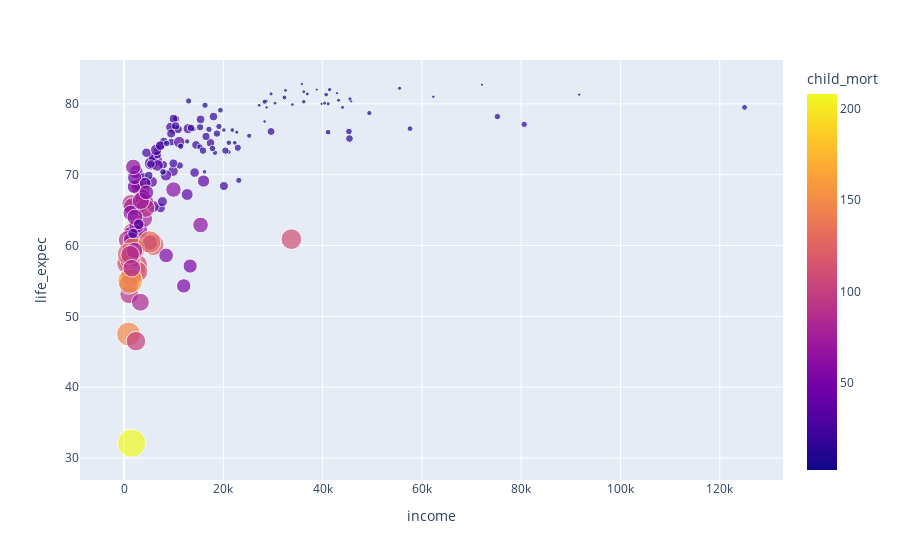

Notebook source saved alongside this figure:
### Code cell
import plotly.express as px 

fig = px.scatter(df_country, x="income", y="life_expec", 
                 size='child_mort',
                 color='child_mort')
  
fig.show()

### Figure 1 — Plotly figure (JSON) as saved in the notebook; plotly's stock layout.template omitted (floating-point values rounded to 4 significant figures; data arrays with more than 128 entries replaced by an {"elided": "..."} marker saying what was removed)
{"data": [{"hovertemplate": "income=%{x}<br>life_expec=%{y}<br>child_mort=%{marker.color}<extra></extra>", "legendgroup": "", "marker": {"color": {"elided": "167 float values"}, "coloraxis": "coloraxis", "size": {"elided": "167 float values"}, "sizemode": "area", "sizeref": 0.52, "symbol": "circle"}, "mode": "markers", "name": "", "orientation": "v", "showlegend": false, "type": "scatter", "x": {"elided": "167 int values"}, "xaxis": "x", "y": {"elided": "167 float values"}, "yaxis": "y"}], "layout": {"coloraxis": {"colorbar": {"title": {"text": "child_mort"}}, "colorscale": [[0, "#0d0887"], [0.1111, "#46039f"], [0.2222, "#7201a8"], [0.3333, "#9c179e"], [0.4444, "#bd3786"], [0.5556, "#d8576b"], [0.6667, "#ed7953"], [0.7778, "#fb9f3a"], [0.8889, "#fdca26"], [1, "#f0f921"]]}, "legend": {"itemsizing": "constant", "tracegroupgap": 0}, "margin": {"t": 60}, "xaxis": {"anchor": "y", "domain": [0, 1], "title": {"text": "income"}}, "yaxis": {"anchor": "x", "domain": [0, 1], "title": {"text": "life_expec"}}}}
